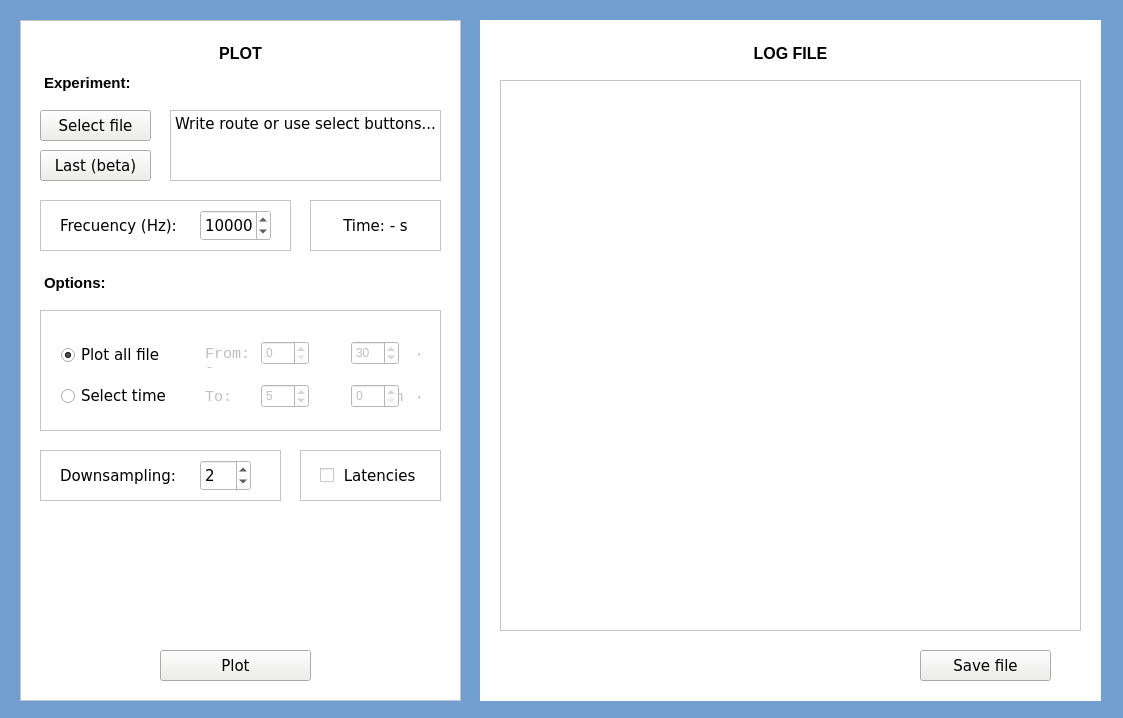
<?xml version="1.0" encoding="UTF-8"?>
<ui version="4.0">
 <class>MainWindow</class>
 <widget class="QMainWindow" name="MainWindow">
  <property name="geometry">
   <rect>
    <x>0</x>
    <y>0</y>
    <width>1123</width>
    <height>718</height>
   </rect>
  </property>
  <property name="windowTitle">
   <string>RTHybrid Plot Tool</string>
  </property>
  <property name="styleSheet">
   <string notr="true"/>
  </property>
  <widget class="QWidget" name="centralWidget">
   <property name="styleSheet">
    <string notr="true">background-color:rgb(114, 159, 207)</string>
   </property>
   <widget class="QFrame" name="frame_control">
    <property name="geometry">
     <rect>
      <x>20</x>
      <y>20</y>
      <width>441</width>
      <height>681</height>
     </rect>
    </property>
    <property name="styleSheet">
     <string notr="true">background:rgb(255, 255, 255)</string>
    </property>
    <property name="frameShape">
     <enum>QFrame::StyledPanel</enum>
    </property>
    <property name="frameShadow">
     <enum>QFrame::Raised</enum>
    </property>
    <widget class="QPushButton" name="pushButton_selectfile">
     <property name="geometry">
      <rect>
       <x>20</x>
       <y>90</y>
       <width>111</width>
       <height>31</height>
      </rect>
     </property>
     <property name="font">
      <font>
       <family>DejaVu Sans</family>
       <pointsize>11</pointsize>
      </font>
     </property>
     <property name="styleSheet">
      <string notr="true">background:rgb(238, 238, 236)</string>
     </property>
     <property name="text">
      <string>Select file</string>
     </property>
    </widget>
    <widget class="QTextBrowser" name="textBrowser_2">
     <property name="enabled">
      <bool>true</bool>
     </property>
     <property name="geometry">
      <rect>
       <x>20</x>
       <y>20</y>
       <width>401</width>
       <height>31</height>
      </rect>
     </property>
     <property name="font">
      <font>
       <weight>75</weight>
       <bold>true</bold>
      </font>
     </property>
     <property name="frameShape">
      <enum>QFrame::NoFrame</enum>
     </property>
     <property name="frameShadow">
      <enum>QFrame::Plain</enum>
     </property>
     <property name="lineWidth">
      <number>0</number>
     </property>
     <property name="html">
      <string>&lt;!DOCTYPE HTML PUBLIC &quot;-//W3C//DTD HTML 4.0//EN&quot; &quot;http://www.w3.org/TR/REC-html40/strict.dtd&quot;&gt;
&lt;html&gt;&lt;head&gt;&lt;meta name=&quot;qrichtext&quot; content=&quot;1&quot; /&gt;&lt;style type=&quot;text/css&quot;&gt;
p, li { white-space: pre-wrap; }
&lt;/style&gt;&lt;/head&gt;&lt;body style=&quot; font-family:'Sans'; font-size:10pt; font-weight:600; font-style:normal;&quot;&gt;
&lt;p align=&quot;center&quot; style=&quot; margin-top:0px; margin-bottom:0px; margin-left:0px; margin-right:0px; -qt-block-indent:0; text-indent:0px;&quot;&gt;&lt;span style=&quot; font-size:12pt;&quot;&gt;PLOT&lt;/span&gt;&lt;/p&gt;&lt;/body&gt;&lt;/html&gt;</string>
     </property>
    </widget>
    <widget class="QFrame" name="frame_3">
     <property name="geometry">
      <rect>
       <x>20</x>
       <y>290</y>
       <width>401</width>
       <height>121</height>
      </rect>
     </property>
     <property name="frameShape">
      <enum>QFrame::StyledPanel</enum>
     </property>
     <property name="frameShadow">
      <enum>QFrame::Raised</enum>
     </property>
     <widget class="QWidget" name="horizontalLayoutWidget_3">
      <property name="geometry">
       <rect>
        <x>10</x>
        <y>16</y>
        <width>131</width>
        <height>101</height>
       </rect>
      </property>
      <layout class="QVBoxLayout" name="verticalLayout_3">
       <property name="spacing">
        <number>10</number>
       </property>
       <property name="topMargin">
        <number>10</number>
       </property>
       <item>
        <widget class="QRadioButton" name="PlotAll">
         <property name="font">
          <font>
           <family>DejaVu Sans</family>
           <pointsize>11</pointsize>
          </font>
         </property>
         <property name="styleSheet">
          <string notr="true">background:rgb(255, 255, 255)</string>
         </property>
         <property name="text">
          <string>Plot all file</string>
         </property>
         <property name="checked">
          <bool>true</bool>
         </property>
        </widget>
       </item>
       <item>
        <widget class="QRadioButton" name="PlotSelect">
         <property name="font">
          <font>
           <family>DejaVu Sans</family>
           <pointsize>11</pointsize>
          </font>
         </property>
         <property name="styleSheet">
          <string notr="true">background:rgb(255, 255, 255)</string>
         </property>
         <property name="text">
          <string>Select time</string>
         </property>
        </widget>
       </item>
      </layout>
     </widget>
     <widget class="QWidget" name="verticalLayoutWidget">
      <property name="geometry">
       <rect>
        <x>150</x>
        <y>10</y>
        <width>241</width>
        <height>101</height>
       </rect>
      </property>
      <layout class="QVBoxLayout" name="verticalLayout">
       <item>
        <widget class="QFrame" name="frame_from">
         <property name="enabled">
          <bool>true</bool>
         </property>
         <property name="styleSheet">
          <string notr="true">background:rgb(255, 255, 255)</string>
         </property>
         <property name="frameShape">
          <enum>QFrame::NoFrame</enum>
         </property>
         <property name="frameShadow">
          <enum>QFrame::Plain</enum>
         </property>
         <widget class="QTextBrowser" name="textBrowser_4">
          <property name="enabled">
           <bool>false</bool>
          </property>
          <property name="geometry">
           <rect>
            <x>0</x>
            <y>10</y>
            <width>231</width>
            <height>31</height>
           </rect>
          </property>
          <property name="font">
           <font>
            <family>Monospace</family>
           </font>
          </property>
          <property name="frameShape">
           <enum>QFrame::NoFrame</enum>
          </property>
          <property name="frameShadow">
           <enum>QFrame::Plain</enum>
          </property>
          <property name="html">
           <string>&lt;!DOCTYPE HTML PUBLIC &quot;-//W3C//DTD HTML 4.0//EN&quot; &quot;http://www.w3.org/TR/REC-html40/strict.dtd&quot;&gt;
&lt;html&gt;&lt;head&gt;&lt;meta name=&quot;qrichtext&quot; content=&quot;1&quot; /&gt;&lt;style type=&quot;text/css&quot;&gt;
p, li { white-space: pre-wrap; }
&lt;/style&gt;&lt;/head&gt;&lt;body style=&quot; font-family:'Monospace'; font-size:10pt; font-weight:400; font-style:normal;&quot;&gt;
&lt;p style=&quot; margin-top:0px; margin-bottom:0px; margin-left:0px; margin-right:0px; -qt-block-indent:0; text-indent:0px;&quot;&gt;&lt;span style=&quot; font-family:'Sans'; font-size:11pt;&quot;&gt;From:              m               s&lt;/span&gt;&lt;/p&gt;&lt;/body&gt;&lt;/html&gt;</string>
          </property>
         </widget>
         <widget class="QSpinBox" name="spinBox_from_m">
          <property name="enabled">
           <bool>false</bool>
          </property>
          <property name="geometry">
           <rect>
            <x>60</x>
            <y>10</y>
            <width>48</width>
            <height>24</height>
           </rect>
          </property>
          <property name="maximum">
           <number>999</number>
          </property>
         </widget>
         <widget class="QSpinBox" name="spinBox_from_s">
          <property name="enabled">
           <bool>false</bool>
          </property>
          <property name="geometry">
           <rect>
            <x>150</x>
            <y>10</y>
            <width>48</width>
            <height>24</height>
           </rect>
          </property>
          <property name="maximum">
           <number>999</number>
          </property>
          <property name="singleStep">
           <number>5</number>
          </property>
          <property name="value">
           <number>30</number>
          </property>
         </widget>
        </widget>
       </item>
       <item>
        <widget class="QFrame" name="frame_to">
         <property name="styleSheet">
          <string notr="true">background:rgb(255, 255, 255)</string>
         </property>
         <property name="frameShape">
          <enum>QFrame::NoFrame</enum>
         </property>
         <property name="frameShadow">
          <enum>QFrame::Plain</enum>
         </property>
         <widget class="QTextBrowser" name="textBrowser_5">
          <property name="enabled">
           <bool>false</bool>
          </property>
          <property name="geometry">
           <rect>
            <x>0</x>
            <y>10</y>
            <width>231</width>
            <height>41</height>
           </rect>
          </property>
          <property name="font">
           <font>
            <family>Monospace</family>
           </font>
          </property>
          <property name="frameShape">
           <enum>QFrame::NoFrame</enum>
          </property>
          <property name="frameShadow">
           <enum>QFrame::Plain</enum>
          </property>
          <property name="html">
           <string>&lt;!DOCTYPE HTML PUBLIC &quot;-//W3C//DTD HTML 4.0//EN&quot; &quot;http://www.w3.org/TR/REC-html40/strict.dtd&quot;&gt;
&lt;html&gt;&lt;head&gt;&lt;meta name=&quot;qrichtext&quot; content=&quot;1&quot; /&gt;&lt;style type=&quot;text/css&quot;&gt;
p, li { white-space: pre-wrap; }
&lt;/style&gt;&lt;/head&gt;&lt;body style=&quot; font-family:'Monospace'; font-size:10pt; font-weight:400; font-style:normal;&quot;&gt;
&lt;p style=&quot; margin-top:0px; margin-bottom:0px; margin-left:0px; margin-right:0px; -qt-block-indent:0; text-indent:0px;&quot;&gt;&lt;span style=&quot; font-family:'Sans'; font-size:11pt;&quot;&gt;To:                  m               s&lt;/span&gt;&lt;/p&gt;&lt;/body&gt;&lt;/html&gt;</string>
          </property>
         </widget>
         <widget class="QSpinBox" name="spinBox_to_m">
          <property name="enabled">
           <bool>false</bool>
          </property>
          <property name="geometry">
           <rect>
            <x>60</x>
            <y>10</y>
            <width>48</width>
            <height>24</height>
           </rect>
          </property>
          <property name="maximum">
           <number>999</number>
          </property>
          <property name="value">
           <number>5</number>
          </property>
          <property name="displayIntegerBase">
           <number>10</number>
          </property>
         </widget>
         <widget class="QSpinBox" name="spinBox_to_s">
          <property name="enabled">
           <bool>false</bool>
          </property>
          <property name="geometry">
           <rect>
            <x>150</x>
            <y>10</y>
            <width>48</width>
            <height>24</height>
           </rect>
          </property>
          <property name="maximum">
           <number>999</number>
          </property>
          <property name="singleStep">
           <number>5</number>
          </property>
         </widget>
        </widget>
       </item>
      </layout>
     </widget>
    </widget>
    <widget class="QFrame" name="frame_4">
     <property name="geometry">
      <rect>
       <x>20</x>
       <y>430</y>
       <width>241</width>
       <height>51</height>
      </rect>
     </property>
     <property name="frameShape">
      <enum>QFrame::StyledPanel</enum>
     </property>
     <property name="frameShadow">
      <enum>QFrame::Raised</enum>
     </property>
     <widget class="QSpinBox" name="JumpPointsValue">
      <property name="geometry">
       <rect>
        <x>160</x>
        <y>10</y>
        <width>51</width>
        <height>31</height>
       </rect>
      </property>
      <property name="font">
       <font>
        <family>DejaVu Sans</family>
        <pointsize>11</pointsize>
       </font>
      </property>
      <property name="styleSheet">
       <string notr="true">background:rgb(255, 255, 255)</string>
      </property>
      <property name="value">
       <number>2</number>
      </property>
     </widget>
     <widget class="QLabel" name="label">
      <property name="geometry">
       <rect>
        <x>20</x>
        <y>10</y>
        <width>121</width>
        <height>31</height>
       </rect>
      </property>
      <property name="font">
       <font>
        <family>DejaVu Sans</family>
        <pointsize>11</pointsize>
       </font>
      </property>
      <property name="text">
       <string>Downsampling:</string>
      </property>
     </widget>
    </widget>
    <widget class="QTextBrowser" name="textBrowser_3">
     <property name="geometry">
      <rect>
       <x>20</x>
       <y>50</y>
       <width>121</width>
       <height>41</height>
      </rect>
     </property>
     <property name="frameShape">
      <enum>QFrame::NoFrame</enum>
     </property>
     <property name="html">
      <string>&lt;!DOCTYPE HTML PUBLIC &quot;-//W3C//DTD HTML 4.0//EN&quot; &quot;http://www.w3.org/TR/REC-html40/strict.dtd&quot;&gt;
&lt;html&gt;&lt;head&gt;&lt;meta name=&quot;qrichtext&quot; content=&quot;1&quot; /&gt;&lt;style type=&quot;text/css&quot;&gt;
p, li { white-space: pre-wrap; }
&lt;/style&gt;&lt;/head&gt;&lt;body style=&quot; font-family:'Sans'; font-size:10pt; font-weight:400; font-style:normal;&quot;&gt;
&lt;p style=&quot; margin-top:0px; margin-bottom:0px; margin-left:0px; margin-right:0px; -qt-block-indent:0; text-indent:0px;&quot;&gt;&lt;span style=&quot; font-size:11pt; font-weight:600;&quot;&gt;Experiment:&lt;/span&gt;&lt;/p&gt;&lt;/body&gt;&lt;/html&gt;</string>
     </property>
    </widget>
    <widget class="QTextEdit" name="textEdit_experiment">
     <property name="geometry">
      <rect>
       <x>150</x>
       <y>90</y>
       <width>271</width>
       <height>71</height>
      </rect>
     </property>
     <property name="font">
      <font>
       <family>DejaVu Sans</family>
       <pointsize>11</pointsize>
      </font>
     </property>
     <property name="frameShape">
      <enum>QFrame::StyledPanel</enum>
     </property>
     <property name="frameShadow">
      <enum>QFrame::Plain</enum>
     </property>
     <property name="html">
      <string>&lt;!DOCTYPE HTML PUBLIC &quot;-//W3C//DTD HTML 4.0//EN&quot; &quot;http://www.w3.org/TR/REC-html40/strict.dtd&quot;&gt;
&lt;html&gt;&lt;head&gt;&lt;meta name=&quot;qrichtext&quot; content=&quot;1&quot; /&gt;&lt;style type=&quot;text/css&quot;&gt;
p, li { white-space: pre-wrap; }
&lt;/style&gt;&lt;/head&gt;&lt;body style=&quot; font-family:'DejaVu Sans'; font-size:11pt; font-weight:400; font-style:normal;&quot;&gt;
&lt;p style=&quot; margin-top:0px; margin-bottom:0px; margin-left:0px; margin-right:0px; -qt-block-indent:0; text-indent:0px;&quot;&gt;Write route or use select buttons...&lt;/p&gt;&lt;/body&gt;&lt;/html&gt;</string>
     </property>
    </widget>
    <widget class="QPushButton" name="pushButton_selectlast">
     <property name="geometry">
      <rect>
       <x>20</x>
       <y>130</y>
       <width>111</width>
       <height>31</height>
      </rect>
     </property>
     <property name="font">
      <font>
       <family>DejaVu Sans</family>
       <pointsize>11</pointsize>
      </font>
     </property>
     <property name="styleSheet">
      <string notr="true">background:rgb(238, 238, 236)</string>
     </property>
     <property name="text">
      <string>Last (beta)</string>
     </property>
    </widget>
    <widget class="QTextBrowser" name="textBrowser_7">
     <property name="geometry">
      <rect>
       <x>20</x>
       <y>250</y>
       <width>121</width>
       <height>31</height>
      </rect>
     </property>
     <property name="frameShape">
      <enum>QFrame::NoFrame</enum>
     </property>
     <property name="html">
      <string>&lt;!DOCTYPE HTML PUBLIC &quot;-//W3C//DTD HTML 4.0//EN&quot; &quot;http://www.w3.org/TR/REC-html40/strict.dtd&quot;&gt;
&lt;html&gt;&lt;head&gt;&lt;meta name=&quot;qrichtext&quot; content=&quot;1&quot; /&gt;&lt;style type=&quot;text/css&quot;&gt;
p, li { white-space: pre-wrap; }
&lt;/style&gt;&lt;/head&gt;&lt;body style=&quot; font-family:'Sans'; font-size:10pt; font-weight:400; font-style:normal;&quot;&gt;
&lt;p style=&quot; margin-top:0px; margin-bottom:0px; margin-left:0px; margin-right:0px; -qt-block-indent:0; text-indent:0px;&quot;&gt;&lt;span style=&quot; font-size:11pt; font-weight:600;&quot;&gt;Options:&lt;/span&gt;&lt;/p&gt;&lt;/body&gt;&lt;/html&gt;</string>
     </property>
    </widget>
    <widget class="QFrame" name="frame_5">
     <property name="geometry">
      <rect>
       <x>280</x>
       <y>430</y>
       <width>141</width>
       <height>51</height>
      </rect>
     </property>
     <property name="frameShape">
      <enum>QFrame::StyledPanel</enum>
     </property>
     <property name="frameShadow">
      <enum>QFrame::Raised</enum>
     </property>
     <widget class="QCheckBox" name="latency_on">
      <property name="geometry">
       <rect>
        <x>20</x>
        <y>10</y>
        <width>101</width>
        <height>31</height>
       </rect>
      </property>
      <property name="font">
       <font>
        <family>DejaVu Sans</family>
        <pointsize>11</pointsize>
       </font>
      </property>
      <property name="text">
       <string> Latencies</string>
      </property>
     </widget>
    </widget>
    <widget class="QFrame" name="frame_6">
     <property name="geometry">
      <rect>
       <x>20</x>
       <y>180</y>
       <width>251</width>
       <height>51</height>
      </rect>
     </property>
     <property name="frameShape">
      <enum>QFrame::StyledPanel</enum>
     </property>
     <property name="frameShadow">
      <enum>QFrame::Raised</enum>
     </property>
     <widget class="QSpinBox" name="frecuency">
      <property name="geometry">
       <rect>
        <x>160</x>
        <y>10</y>
        <width>71</width>
        <height>31</height>
       </rect>
      </property>
      <property name="font">
       <font>
        <family>DejaVu Sans</family>
        <pointsize>11</pointsize>
       </font>
      </property>
      <property name="styleSheet">
       <string notr="true">background:rgb(255, 255, 255)</string>
      </property>
      <property name="maximum">
       <number>99999</number>
      </property>
      <property name="singleStep">
       <number>5000</number>
      </property>
      <property name="value">
       <number>10000</number>
      </property>
     </widget>
     <widget class="QLabel" name="label_2">
      <property name="geometry">
       <rect>
        <x>20</x>
        <y>10</y>
        <width>131</width>
        <height>31</height>
       </rect>
      </property>
      <property name="font">
       <font>
        <family>DejaVu Sans</family>
        <pointsize>11</pointsize>
       </font>
      </property>
      <property name="text">
       <string>Frecuency (Hz):</string>
      </property>
     </widget>
    </widget>
    <widget class="QFrame" name="frame_7">
     <property name="geometry">
      <rect>
       <x>290</x>
       <y>180</y>
       <width>131</width>
       <height>51</height>
      </rect>
     </property>
     <property name="frameShape">
      <enum>QFrame::StyledPanel</enum>
     </property>
     <property name="frameShadow">
      <enum>QFrame::Raised</enum>
     </property>
     <widget class="QLabel" name="label_3">
      <property name="geometry">
       <rect>
        <x>10</x>
        <y>10</y>
        <width>111</width>
        <height>31</height>
       </rect>
      </property>
      <property name="font">
       <font>
        <family>DejaVu Sans</family>
        <pointsize>11</pointsize>
        <weight>50</weight>
        <bold>false</bold>
       </font>
      </property>
      <property name="text">
       <string>Time: - s</string>
      </property>
      <property name="alignment">
       <set>Qt::AlignCenter</set>
      </property>
     </widget>
    </widget>
    <widget class="QPushButton" name="pushButton_plot">
     <property name="geometry">
      <rect>
       <x>140</x>
       <y>630</y>
       <width>151</width>
       <height>31</height>
      </rect>
     </property>
     <property name="font">
      <font>
       <family>DejaVu Sans</family>
       <pointsize>11</pointsize>
      </font>
     </property>
     <property name="styleSheet">
      <string notr="true">background:rgb(238, 238, 236)</string>
     </property>
     <property name="text">
      <string>Plot</string>
     </property>
    </widget>
    <zorder>textBrowser_2</zorder>
    <zorder>frame_4</zorder>
    <zorder>textBrowser_3</zorder>
    <zorder>textEdit_experiment</zorder>
    <zorder>pushButton_selectlast</zorder>
    <zorder>textBrowser_7</zorder>
    <zorder>frame_3</zorder>
    <zorder>pushButton_selectfile</zorder>
    <zorder>frame_5</zorder>
    <zorder>frame_6</zorder>
    <zorder>frame_7</zorder>
    <zorder>pushButton_plot</zorder>
   </widget>
   <widget class="QFrame" name="frame_log">
    <property name="geometry">
     <rect>
      <x>480</x>
      <y>20</y>
      <width>621</width>
      <height>681</height>
     </rect>
    </property>
    <property name="styleSheet">
     <string notr="true">background:rgb(255, 255, 255)</string>
    </property>
    <property name="frameShape">
     <enum>QFrame::NoFrame</enum>
    </property>
    <property name="frameShadow">
     <enum>QFrame::Plain</enum>
    </property>
    <property name="lineWidth">
     <number>0</number>
    </property>
    <widget class="QTextEdit" name="textEdit_log">
     <property name="geometry">
      <rect>
       <x>20</x>
       <y>60</y>
       <width>581</width>
       <height>551</height>
      </rect>
     </property>
     <property name="font">
      <font>
       <family>DejaVu Sans</family>
       <pointsize>13</pointsize>
      </font>
     </property>
    </widget>
    <widget class="QTextBrowser" name="textBrowser_6">
     <property name="enabled">
      <bool>true</bool>
     </property>
     <property name="geometry">
      <rect>
       <x>20</x>
       <y>20</y>
       <width>581</width>
       <height>31</height>
      </rect>
     </property>
     <property name="font">
      <font>
       <weight>75</weight>
       <bold>true</bold>
      </font>
     </property>
     <property name="frameShape">
      <enum>QFrame::NoFrame</enum>
     </property>
     <property name="frameShadow">
      <enum>QFrame::Plain</enum>
     </property>
     <property name="lineWidth">
      <number>0</number>
     </property>
     <property name="html">
      <string>&lt;!DOCTYPE HTML PUBLIC &quot;-//W3C//DTD HTML 4.0//EN&quot; &quot;http://www.w3.org/TR/REC-html40/strict.dtd&quot;&gt;
&lt;html&gt;&lt;head&gt;&lt;meta name=&quot;qrichtext&quot; content=&quot;1&quot; /&gt;&lt;style type=&quot;text/css&quot;&gt;
p, li { white-space: pre-wrap; }
&lt;/style&gt;&lt;/head&gt;&lt;body style=&quot; font-family:'Sans'; font-size:10pt; font-weight:600; font-style:normal;&quot;&gt;
&lt;p align=&quot;center&quot; style=&quot; margin-top:0px; margin-bottom:0px; margin-left:0px; margin-right:0px; -qt-block-indent:0; text-indent:0px;&quot;&gt;&lt;span style=&quot; font-size:12pt;&quot;&gt;LOG FILE&lt;/span&gt;&lt;/p&gt;&lt;/body&gt;&lt;/html&gt;</string>
     </property>
    </widget>
   </widget>
   <widget class="QPushButton" name="pushButton_savelog">
    <property name="geometry">
     <rect>
      <x>920</x>
      <y>650</y>
      <width>131</width>
      <height>31</height>
     </rect>
    </property>
    <property name="font">
     <font>
      <family>DejaVu Sans</family>
      <pointsize>11</pointsize>
     </font>
    </property>
    <property name="styleSheet">
     <string notr="true">background:rgb(238, 238, 236)</string>
    </property>
    <property name="text">
     <string>Save file</string>
    </property>
   </widget>
  </widget>
 </widget>
 <layoutdefault spacing="6" margin="11"/>
 <resources/>
 <connections>
  <connection>
   <sender>PlotSelect</sender>
   <signal>clicked(bool)</signal>
   <receiver>textBrowser_4</receiver>
   <slot>setEnabled(bool)</slot>
   <hints>
    <hint type="sourcelabel">
     <x>128</x>
     <y>391</y>
    </hint>
    <hint type="destinationlabel">
     <x>222</x>
     <y>344</y>
    </hint>
   </hints>
  </connection>
  <connection>
   <sender>PlotSelect</sender>
   <signal>clicked(bool)</signal>
   <receiver>textBrowser_5</receiver>
   <slot>setEnabled(bool)</slot>
   <hints>
    <hint type="sourcelabel">
     <x>156</x>
     <y>390</y>
    </hint>
    <hint type="destinationlabel">
     <x>221</x>
     <y>376</y>
    </hint>
   </hints>
  </connection>
  <connection>
   <sender>PlotSelect</sender>
   <signal>clicked(bool)</signal>
   <receiver>spinBox_from_m</receiver>
   <slot>setEnabled(bool)</slot>
   <hints>
    <hint type="sourcelabel">
     <x>108</x>
     <y>394</y>
    </hint>
    <hint type="destinationlabel">
     <x>276</x>
     <y>334</y>
    </hint>
   </hints>
  </connection>
  <connection>
   <sender>PlotSelect</sender>
   <signal>clicked(bool)</signal>
   <receiver>spinBox_from_s</receiver>
   <slot>setEnabled(bool)</slot>
   <hints>
    <hint type="sourcelabel">
     <x>72</x>
     <y>392</y>
    </hint>
    <hint type="destinationlabel">
     <x>361</x>
     <y>339</y>
    </hint>
   </hints>
  </connection>
  <connection>
   <sender>PlotSelect</sender>
   <signal>clicked(bool)</signal>
   <receiver>spinBox_to_m</receiver>
   <slot>setEnabled(bool)</slot>
   <hints>
    <hint type="sourcelabel">
     <x>70</x>
     <y>389</y>
    </hint>
    <hint type="destinationlabel">
     <x>266</x>
     <y>392</y>
    </hint>
   </hints>
  </connection>
  <connection>
   <sender>PlotSelect</sender>
   <signal>clicked(bool)</signal>
   <receiver>spinBox_to_s</receiver>
   <slot>setEnabled(bool)</slot>
   <hints>
    <hint type="sourcelabel">
     <x>78</x>
     <y>394</y>
    </hint>
    <hint type="destinationlabel">
     <x>367</x>
     <y>387</y>
    </hint>
   </hints>
  </connection>
  <connection>
   <sender>PlotAll</sender>
   <signal>clicked(bool)</signal>
   <receiver>textBrowser_4</receiver>
   <slot>setDisabled(bool)</slot>
   <hints>
    <hint type="sourcelabel">
     <x>91</x>
     <y>341</y>
    </hint>
    <hint type="destinationlabel">
     <x>219</x>
     <y>339</y>
    </hint>
   </hints>
  </connection>
  <connection>
   <sender>PlotAll</sender>
   <signal>clicked(bool)</signal>
   <receiver>textBrowser_5</receiver>
   <slot>setDisabled(bool)</slot>
   <hints>
    <hint type="sourcelabel">
     <x>75</x>
     <y>344</y>
    </hint>
    <hint type="destinationlabel">
     <x>220</x>
     <y>393</y>
    </hint>
   </hints>
  </connection>
  <connection>
   <sender>PlotAll</sender>
   <signal>clicked(bool)</signal>
   <receiver>spinBox_from_m</receiver>
   <slot>setDisabled(bool)</slot>
   <hints>
    <hint type="sourcelabel">
     <x>94</x>
     <y>347</y>
    </hint>
    <hint type="destinationlabel">
     <x>272</x>
     <y>333</y>
    </hint>
   </hints>
  </connection>
  <connection>
   <sender>PlotAll</sender>
   <signal>clicked(bool)</signal>
   <receiver>spinBox_from_s</receiver>
   <slot>setDisabled(bool)</slot>
   <hints>
    <hint type="sourcelabel">
     <x>61</x>
     <y>349</y>
    </hint>
    <hint type="destinationlabel">
     <x>368</x>
     <y>338</y>
    </hint>
   </hints>
  </connection>
  <connection>
   <sender>PlotAll</sender>
   <signal>clicked(bool)</signal>
   <receiver>spinBox_to_m</receiver>
   <slot>setDisabled(bool)</slot>
   <hints>
    <hint type="sourcelabel">
     <x>65</x>
     <y>347</y>
    </hint>
    <hint type="destinationlabel">
     <x>289</x>
     <y>381</y>
    </hint>
   </hints>
  </connection>
  <connection>
   <sender>PlotAll</sender>
   <signal>clicked(bool)</signal>
   <receiver>spinBox_to_s</receiver>
   <slot>setDisabled(bool)</slot>
   <hints>
    <hint type="sourcelabel">
     <x>60</x>
     <y>345</y>
    </hint>
    <hint type="destinationlabel">
     <x>375</x>
     <y>385</y>
    </hint>
   </hints>
  </connection>
 </connections>
</ui>
